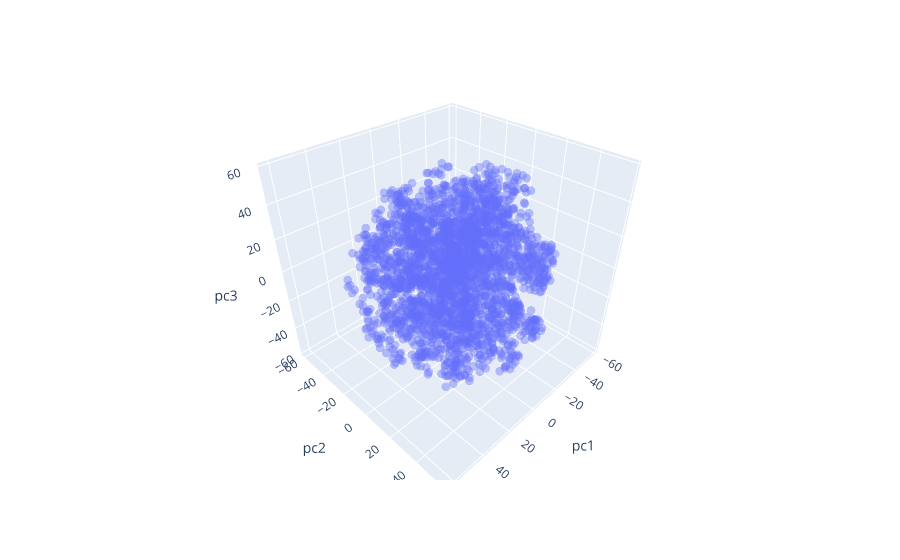

Notebook cell for this chart:
### Markdown cell above
Idea: show only news sources that are close to a particular news source

### Code cell
import plotly.express as px
import pandas

ns_fixed = list(ns_sr_rep.keys())

df = pandas.DataFrame({"pc1": x,
                   "pc2": y,
                   "pc3": z,
                   # "pc4": a,
                   "source": ns_fixed})

fig = px.scatter_3d(df, x='pc1', y='pc2', z='pc3', 
                    # color='pc4',
                    hover_name='source', opacity=0.4)
fig.update_traces(marker_size = 3)

fig.show()

### Figure 1 — Plotly figure (JSON) as saved in the notebook; plotly's stock layout.template omitted (floating-point values rounded to 4 significant figures; data arrays with more than 128 entries replaced by an {"elided": "..."} marker saying what was removed)
{"data": [{"hovertemplate": "<b>%{hovertext}</b><br><br>pc1=%{x}<br>pc2=%{y}<br>pc3=%{z}<extra></extra>", "hovertext": {"elided": "2643 str values"}, "legendgroup": "", "marker": {"color": "#636efa", "opacity": 0.4, "size": 3, "symbol": "circle"}, "mode": "markers", "name": "", "scene": "scene", "showlegend": false, "type": "scatter3d", "x": {"elided": "2643 float values"}, "y": {"elided": "2643 float values"}, "z": {"elided": "2643 float values"}}], "layout": {"legend": {"tracegroupgap": 0}, "margin": {"t": 60}, "scene": {"domain": {"x": [0, 1], "y": [0, 1]}, "xaxis": {"title": {"text": "pc1"}}, "yaxis": {"title": {"text": "pc2"}}, "zaxis": {"title": {"text": "pc3"}}}}}
